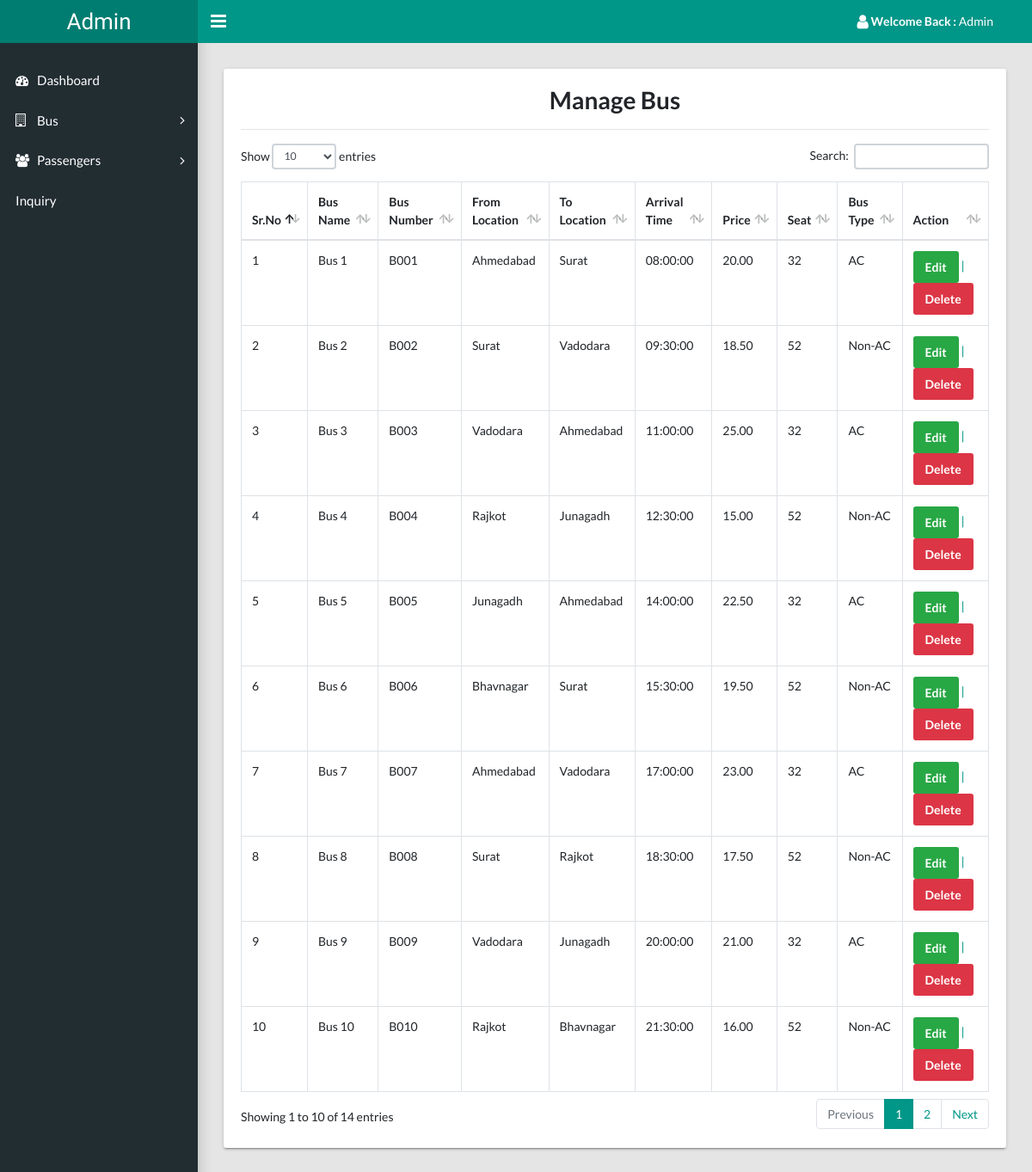
The page /admin/admin/manage-bus.php on the database its author committed.
### tables this page shows
CREATE TABLE `bus_details` (
  `id` int(11) NOT NULL,
  `bus_name` varchar(255) NOT NULL,
  `bus_number` varchar(20) NOT NULL,
  `from_location` varchar(255) NOT NULL,
  `to_location` varchar(255) NOT NULL,
  `arrival_time` varchar(10) NOT NULL,
  `seat_price` decimal(10,2) NOT NULL,
  `bus_type` varchar(10) NOT NULL,
  `total_seats` int(11) NOT NULL
);

### admin/admin/manage-bus.php (the view, shortened to what this page needs)
<?php
require("./include/config.php");
$sql = "SELECT * FROM bus_details";
$result = mysqli_query($conn, $sql);
$busDetails = array();
if ($result) {
  while ($row = mysqli_fetch_assoc($result)) {
    $busDetails[] = $row;
  }
}
?>
<!DOCTYPE html>
<html lang="en">
<head>
  <link rel="stylesheet" type="text/css" href="../css/main.css">
  <link rel="stylesheet" type="text/css" href="https://maxcdn.bootstrapcdn.com/font-awesome/4.7.0/css/font-awesome.min.css">
</head>
<body class="app sidebar-mini rtl">
  <?php include 'include/header.php'; ?>
  <?php include 'include/sidebar.php'; ?>
  <main class="app-content">
    <div class="row">
      <div class="col-md-12">
        <div class="tile">
          <div class="tile-body">
            <h2 align="center"> Manage Bus</h2>
            <hr />
            <table class="table table-hover table-bordered" id="sampleTable">
              <thead>
                <tr>
                  <th>Sr.No</th>
                  <th>Bus Name</th>
                  <th>Bus Number</th>
                  <th>From Location</th>
                  <th>To Location</th>
                  <th>Arrival Time</th>
                  <th>Price</th>
                  <th>Seat</th>
                  <th>Bus Type</th>
                  <th>Action</th>
                </tr>
              </thead>
              <tbody>
                <?php
                foreach ($busDetails as $index => $bus) {
                  echo '<tr>';
                  echo '<td>' . ($index + 1) . '</td>';
                  echo '<td>' . $bus['bus_name'] . '</td>';
                  echo '<td>' . $bus['bus_number'] . '</td>';
                  echo '<td>' . $bus['from_location'] . '</td>';
                  echo '<td>' . $bus['to_location'] . '</td>';
                  echo '<td>' . $bus['arrival_time'] . '</td>';
                  echo '<td>' . $bus['seat_price'] . '</td>';
                  echo '<td>' . $bus['total_seats'] . '</td>';
                  echo '<td>' . $bus['bus_type'] . '</td>';
                  echo '<td><a href="edit-bus.php?busid=' . $bus['id'] . '"><span class="btn btn-success">Edit</span> | <a href="delete-bus.php?busid=' . $bus['id'] . '"><span class="btn btn-danger">Delete</span></td>';
                  echo '</tr>';
                }
                ?>
              </tbody>
            </table>
          </div>
        </div>
      </div>
    </div>
  </main>
</body>
</html>

### admin/admin/include/header.php (shortened to what this page needs)
<header class="app-header"><a class="app-header__logo" href="index.html">Admin</a>
  <a class="app-sidebar__toggle" href="#" data-toggle="sidebar" aria-label="Hide Sidebar"></a>
  <ul class="app-nav">
    <li class="dropdown"><a class="app-nav__item" href="#" data-toggle="dropdown" aria-label="Open Profile Menu"><i class="fa fa-user fa-lg"></i> <strong>Welcome Back : </strong>Admin </a>
    </li>
  </ul>
</header>

### admin/admin/include/sidebar.php (shortened to what this page needs)
<aside class="app-sidebar">
  <ul class="app-menu">
    <li><a class="app-menu__item" href="dashboard.php"><i class="app-menu__icon fa fa-dashboard"></i><span class="app-menu__label">Dashboard</span></a></li>
    <li class="treeview"><a class="app-menu__item" href="#" data-toggle="treeview"><i class="app-menu__icon fa fa-building-o"></i><span class="app-menu__label">Bus</span><i class="treeview-indicator fa fa-angle-right"></i></a>
    </li>
    <li class="treeview"><a class="app-menu__item" href="#" data-toggle="treeview"><i class="app-menu__icon fa fa-users"></i><span class="app-menu__label">Passengers</span><i class="treeview-indicator fa fa-angle-right"></i></a>
    </li>
    <li><a class="app-menu__item" href="inquiry.php"><span class="app-menu__label">Inquiry</span></a></li>
  </ul>
</aside>

### rows shown on the page
bus_details: bus_name "Bus 1", bus_number "B001", from_location "Ahmedabad", to_location "Surat", arrival_time "08:00:00", seat_price "20.00", total_seats "32", bus_type "AC"
bus_details: bus_name "Bus 2", bus_number "B002", from_location "Surat", to_location "Vadodara", arrival_time "09:30:00", seat_price "18.50", total_seats "52", bus_type "Non-AC"
bus_details: bus_name "Bus 3", bus_number "B003", from_location "Vadodara", to_location "Ahmedabad", arrival_time "11:00:00", seat_price "25.00", total_seats "32", bus_type "AC"
bus_details: bus_name "Bus 4", bus_number "B004", from_location "Rajkot", to_location "Junagadh", arrival_time "12:30:00", seat_price "15.00", total_seats "52", bus_type "Non-AC"
bus_details: bus_name "Bus 5", bus_number "B005", from_location "Junagadh", to_location "Ahmedabad", arrival_time "14:00:00", seat_price "22.50", total_seats "32", bus_type "AC"
bus_details: bus_name "Bus 6", bus_number "B006", from_location "Bhavnagar", to_location "Surat", arrival_time "15:30:00", seat_price "19.50", total_seats "52", bus_type "Non-AC"
bus_details: bus_name "Bus 7", bus_number "B007", from_location "Ahmedabad", to_location "Vadodara", arrival_time "17:00:00", seat_price "23.00", total_seats "32", bus_type "AC"
bus_details: bus_name "Bus 8", bus_number "B008", from_location "Surat", to_location "Rajkot", arrival_time "18:30:00", seat_price "17.50", total_seats "52", bus_type "Non-AC"
bus_details: bus_name "Bus 9", bus_number "B009", from_location "Vadodara", to_location "Junagadh", arrival_time "20:00:00", seat_price "21.00", total_seats "32", bus_type "AC"
bus_details: bus_name "Bus 10", bus_number "B010", from_location "Rajkot", to_location "Bhavnagar", arrival_time "21:30:00", seat_price "16.00", total_seats "52", bus_type "Non-AC"
